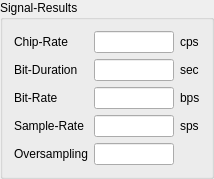
        <widget class="QGroupBox" name="groupBox_6">
         <property name="title">
          <string>Signal-Results</string>
         </property>
         <layout class="QGridLayout" name="gridLayout_5">
          <item row="1" column="3">
           <widget class="QLabel" name="label_11">
            <property name="text">
             <string>sec</string>
            </property>
           </widget>
          </item>
          <item row="2" column="2">
           <widget class="QLineEdit" name="lineEdit_transmitter_signalresults_bitrate">
            <property name="enabled">
             <bool>true</bool>
            </property>
            <property name="minimumSize">
             <size>
              <width>60</width>
              <height>0</height>
             </size>
            </property>
            <property name="maximumSize">
             <size>
              <width>80</width>
              <height>16777215</height>
             </size>
            </property>
            <property name="readOnly">
             <bool>true</bool>
            </property>
           </widget>
          </item>
          <item row="3" column="3">
           <widget class="QLabel" name="label_13">
            <property name="text">
             <string>sps</string>
            </property>
           </widget>
          </item>
          <item row="3" column="2">
           <widget class="QLineEdit" name="lineEdit_transmitter_signalresults_samplerate">
            <property name="enabled">
             <bool>true</bool>
            </property>
            <property name="minimumSize">
             <size>
              <width>60</width>
              <height>0</height>
             </size>
            </property>
            <property name="maximumSize">
             <size>
              <width>80</width>
              <height>16777215</height>
             </size>
            </property>
            <property name="readOnly">
             <bool>true</bool>
            </property>
           </widget>
          </item>
          <item row="4" column="1">
           <widget class="QLabel" name="label_10">
            <property name="text">
             <string>Oversampling</string>
            </property>
           </widget>
          </item>
          <item row="3" column="1">
           <widget class="QLabel" name="label_9">
            <property name="text">
             <string>Sample-Rate</string>
            </property>
           </widget>
          </item>
          <item row="1" column="2">
           <widget class="QLineEdit" name="lineEdit_transmitter_signalresults_bitduration">
            <property name="enabled">
             <bool>true</bool>
            </property>
            <property name="minimumSize">
             <size>
              <width>60</width>
              <height>0</height>
             </size>
            </property>
            <property name="maximumSize">
             <size>
              <width>80</width>
              <height>16777215</height>
             </size>
            </property>
            <property name="readOnly">
             <bool>true</bool>
            </property>
           </widget>
          </item>
          <item row="0" column="1">
           <widget class="QLabel" name="label_5">
            <property name="text">
             <string>Chip-Rate</string>
            </property>
           </widget>
          </item>
          <item row="2" column="3">
           <widget class="QLabel" name="label_12">
            <property name="text">
             <string>bps</string>
            </property>
           </widget>
          </item>
          <item row="0" column="2">
           <widget class="QLineEdit" name="lineEdit_transmitter_signalresults_chiprate">
            <property name="enabled">
             <bool>true</bool>
            </property>
            <property name="minimumSize">
             <size>
              <width>60</width>
              <height>0</height>
             </size>
            </property>
            <property name="maximumSize">
             <size>
              <width>80</width>
              <height>16777215</height>
             </size>
            </property>
            <property name="readOnly">
             <bool>true</bool>
            </property>
           </widget>
          </item>
          <item row="2" column="1">
           <widget class="QLabel" name="label_8">
            <property name="text">
             <string>Bit-Rate</string>
            </property>
           </widget>
          </item>
          <item row="0" column="3">
           <widget class="QLabel" name="label_6">
            <property name="text">
             <string>cps</string>
            </property>
           </widget>
          </item>
          <item row="4" column="2">
           <widget class="QLineEdit" name="lineEdit_transmitter_signalresults_oversampling">
            <property name="enabled">
             <bool>true</bool>
            </property>
            <property name="minimumSize">
             <size>
              <width>60</width>
              <height>0</height>
             </size>
            </property>
            <property name="maximumSize">
             <size>
              <width>80</width>
              <height>16777215</height>
             </size>
            </property>
            <property name="readOnly">
             <bool>true</bool>
            </property>
           </widget>
          </item>
          <item row="1" column="1">
           <widget class="QLabel" name="label_7">
            <property name="text">
             <string>Bit-Duration</string>
            </property>
           </widget>
          </item>
         </layout>
        </widget>
